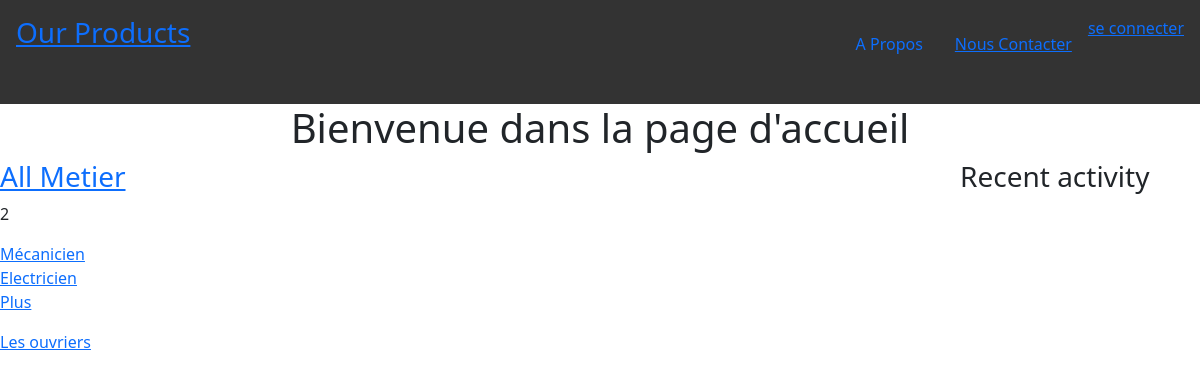
Before: /job/ with the older database file.
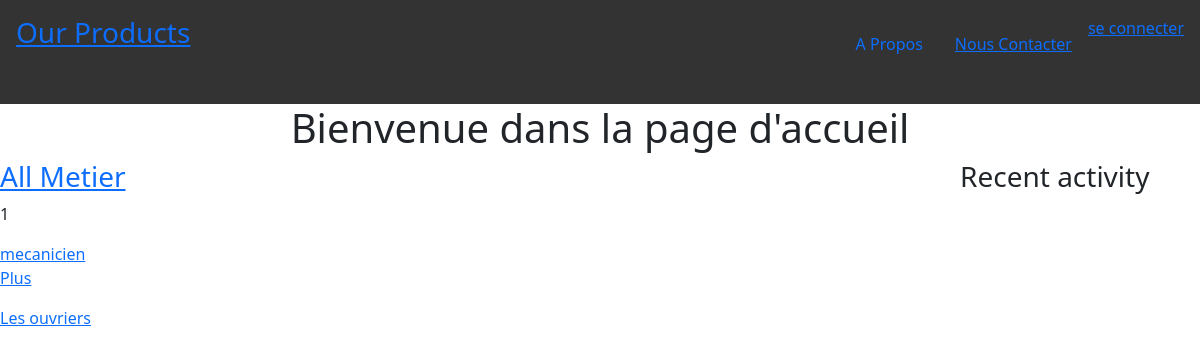
After: the same page with the newer database file.
### job/models.py (models this page shows, shortened)
class Metier(models.Model):
    objects = None
    slug = models.SlugField(max_length=30,unique=True)
    nom_du_metier = models.CharField(max_length=50,verbose_name="Ton Métier")

### job/views.py (the view)
# urls.py: 2. Add a URL to urlpatterns:  path('', views.home, name='home')
def home(request):
    q = request.GET.get('q') if request.GET.get('q') != None else ''
    metier = Worker.objects.filter(
        metier__nom_du_metier__contains=q
    )
    profiles = User.objects.all()
    workers = Worker.objects.all()
    metiers = Metier.objects.all()
    context = {'metiers': metiers,
               'profiles': profiles,
               'workers': workers,
               'metier':metier,
               }
    return render(request, "home.html", context)

### Linking/templates/home.html (shortened to what this page needs)
{% extends 'base.html' %}
{% block contenu %}
<h1 class="text-center"> Bienvenue dans la page d'accueil</h1>
 <section class="home-container">
     <div class="metier">
      <h3><a href="{% url 'job:home' %}">All Metier</a> </h3>
      <p>{{ metiers.count }}</p>
     {% for metier in metiers %}
     <div>
         <a href="{% url 'job:home' %}?q={{metier.nom_du_metier}}">{{ metier.nom_du_metier }}</a>
     </div>
      {% endfor %}
        <p><a href="{% url 'job:workers_views' %}"> Plus </a> </p>
    </div>
    <div>
    </div>
  <div>
 <h3>Recent activity</h3>
  </div>
<p><a href="{% url 'job:workers_views' %}"> Les ouvriers </a> </p>
 </section>
{% endblock %}

Changed rows visible on the page:
removed Metier: nom_du_metier "Electricien"
changed Metier: nom_du_metier "Mécanicien" → "mecanicien"
Other visible differences:
{{ metiers.count }}: "2" → "1"
